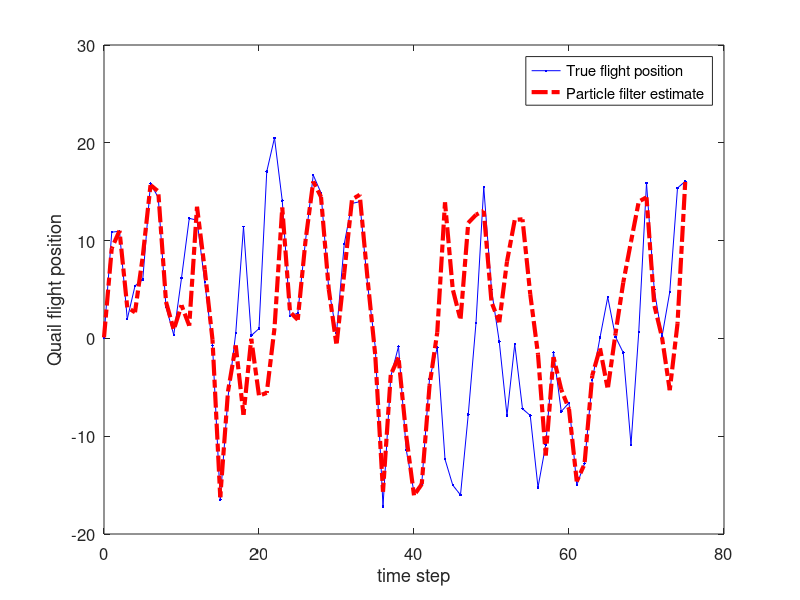

Write MATLAB code to recreate this figure.
%Student Dave's particle filter tutorial

%In this tutorial, The Frequentisian Ninja Clan has just run into the mysterious Quail.
%The Quail was just doing it's typical magical quail stuff throughout the forest like, I
%dunno, freeing catapillars from evil monkey spells.
%The ninja clan, knowing the impossible agility of the Quail, began to
%stretch out and prepare for attack.  During which the Quail mediated and
%generated a highly non-linear flight model with strong illusions (i.e. weird measurements :P) and takes off!
%
%The student ninja's make chase but, only knowing linear algorithms, they
%fail very quickly.  However, the Master Frequentisian Ninja knows the
%particle filter, and after a cognitively and physical exhaustive, epic
%chase, the Master catches the Quail, and takes it back to their secret
%Dojo.

%Here, we learn this master skill, known as the particle filter, as applied
%to a highly nonlinear model. :)!

%Adapted from Dan Simon Optimal state estimation book and Gordon, Salmond,
%and Smith paper.

%% clear everything
clear all
close all
clc


%% initialize the variables
set(0,'DefaultFigureWindowStyle','docked') %dock the figures..just a personal preference you don't need this.
x = 0.1; % initial actual state
x_N = 1; % Noise covariance in the system (i.e. process noise in the state update, here, we'll use a gaussian.)
x_R = 1; % Noise covariance in the measurement (i.e. the Quail creates complex illusions in its trail!)
T = 75; % duration the chase (i.e. number of iterations).
N = 10; % The number of particles the system generates. The larger this is, the better your approximation, but the more computation you need.

%initilize our initial, prior particle distribution as a gaussian around
%the true initial value

V = 2; %define the variance of the initial esimate
x_P = []; % define the vector of particles

% make the randomly generated particles from the initial prior gaussian distribution
for i = 1:N
    x_P(i) = x + sqrt(V) * randn;
end

%{
%show the distribution the particles around this initial value of x.
figure(1)
clf
subplot(121)
plot(1,x_P,'.k','markersize',5)
xlabel('time step')
ylabel('flight position')
subplot(122)
hist(x_P,100)
xlabel('flight position')
ylabel('count')
pause
%}

%the functions used by the Quail are:
% x = 0.5*x + 25*x/(1 + x^2) + 8*cos(1.2*(t-1)) + PROCESS NOISE --> sqrt(x_N)*randn
% z = x^2/20 + MEASUREMENT NOISE -->  sqrt(x_R)*randn;

%generate the observations from the randomly selected particles, based upon
%the given function
z_out = [x^2 / 20 + sqrt(x_R) * randn];  %the actual output vector for measurement values.
x_out = [x];  %the actual output vector for measurement values.
x_est = [x]; % time by time output of the particle filters estimate
x_est_out = [x_est]; % the vector of particle filter estimates.



for t = 1:T
    %from the previou time step, update the flight position, and observed
    %position (i.e. update the Quails position with the non linear function
    %and update from this position what the chasing ninja's see confounded
    %by the Quails illusions.
    x = 0.5*x + 25*x/(1 + x^2) + 8*cos(1.2*(t-1)) +  sqrt(x_N)*randn;
    z = x^2/20 + sqrt(x_R)*randn;
    %Here, we do the particle filter
    for i = 1:N
        %given the prior set of particle (i.e. randomly generated locations
        %the quail might be), run each of these particles through the state
        %update model to make a new set of transitioned particles.
        x_P_update(i) = 0.5*x_P(i) + 25*x_P(i)/(1 + x_P(i)^2) + 8*cos(1.2*(t-1)) + sqrt(x_N)*randn;
        %with these new updated particle locations, update the observations
        %for each of these particles.
        z_update(i) = x_P_update(i)^2/20;
        %Generate the weights for each of these particles.
        %The weights are based upon the probability of the given
        %observation for a particle, GIVEN the actual observation.
        %That is, if we observe a location z, and we know our observation error is
        %guassian with variance x_R, then the probability of seeing a given
        %z centered at that actual measurement is (from the equation of a
        %gaussian)
        P_w(i) = (1/sqrt(2*pi*x_R)) * exp(-(z - z_update(i))^2/(2*x_R));
    end
    
    % Normalize to form a probability distribution (i.e. sum to 1).
    P_w = P_w./sum(P_w);
    
    %{
    figure(1)
    clf
    subplot(121)
    plot(P_w,z_update,'.k','markersize',5)
    hold on
    plot(0,z,'.r','markersize',50)
    xlabel('weight magnitude')
    ylabel('observed values (z update)')    
    subplot(122)
    plot(P_w,x_P_update,'.k','markersize',5)
    hold on
    plot(0,x,'.r','markersize',50)
    xlabel('weight magnitude')
    ylabel('updated particle positions (x P update)')
    pause
    
    
    %plot the before and after
    figure(1)
    clf
    subplot(131)
    plot(0,x_P_update,'.k','markersize',5)
    title('raw estimates')
    xlabel('fixed time point')
    ylabel('estimated particles for flight position')
    subplot(132)
    plot(P_w,x_P_update,'.k','markersize',5)
    hold on
    plot(0,x,'.r','markersize',40)
    xlabel('weight magnitude')
    title('weighted estimates')
    %}
    %% Resampling: From this new distribution, now we randomly sample from it to generate our new estimate particles
    
    %what this code specifically does is randomly, uniformally, sample from
    %the cummulative distribution of the probability distribution
    %generated by the weighted vector P_w.  If you sample randomly over
    %this distribution, you will select values based upon there statistical
    %probability, and thus, on average, pick values with the higher weights
    %(i.e. high probability of being correct given the observation z).
    %store this new value to the new estimate which will go back into the
    %next iteration
    for i = 1 : N
        x_P(i) = x_P_update(find(rand <= cumsum(P_w),1));
    end
    
    %The final estimate is some metric of these final resampling, such as
    %the mean value or variance
    x_est = mean(x_P);
    
    %{
    %the after
    subplot(133)
    plot(0,x_P_update,'.k','markersize',5)
    hold on
    plot(0,x_P,'.r','markersize',5)
    plot(0,x_est,'.g','markersize',40)
    xlabel('fixed time point')
    title('weight based resampling')
    pause
    %}
    % Save data in arrays for later plotting
    x_out = [x_out x];
    z_out = [z_out z];
    x_est_out = [x_est_out x_est];
    
end

t = 0:T;
figure(1);
clf
plot(t, x_out, '.-b', t, x_est_out, '-.r','linewidth',3);
set(gca,'FontSize',12); set(gcf,'Color','White');
xlabel('time step'); ylabel('Quail flight position');
legend('True flight position', 'Particle filter estimate');
